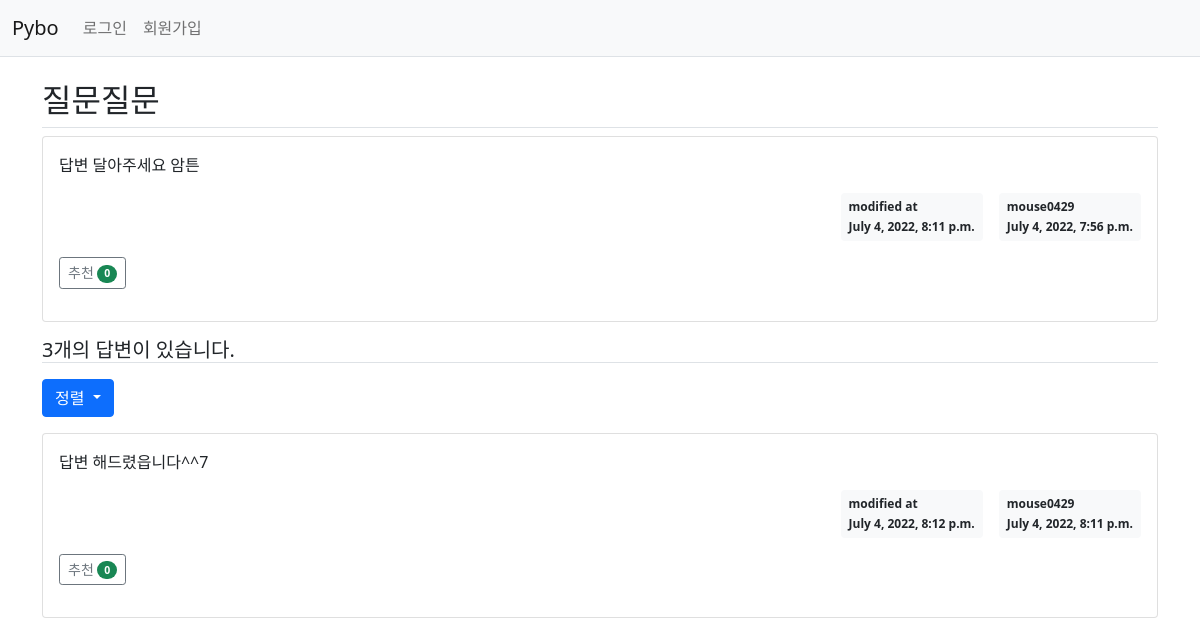
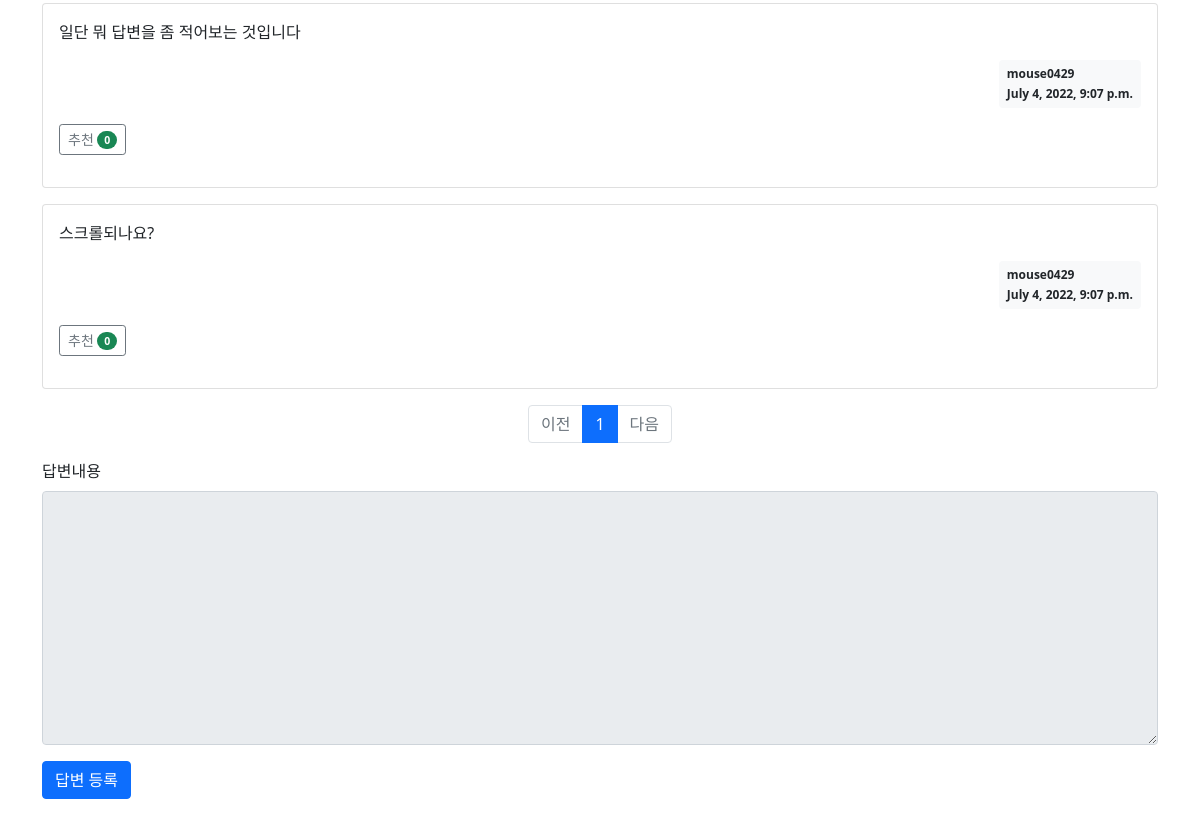
The page /pybo/307/ on the database as committed earlier (2 pictures, top to bottom).
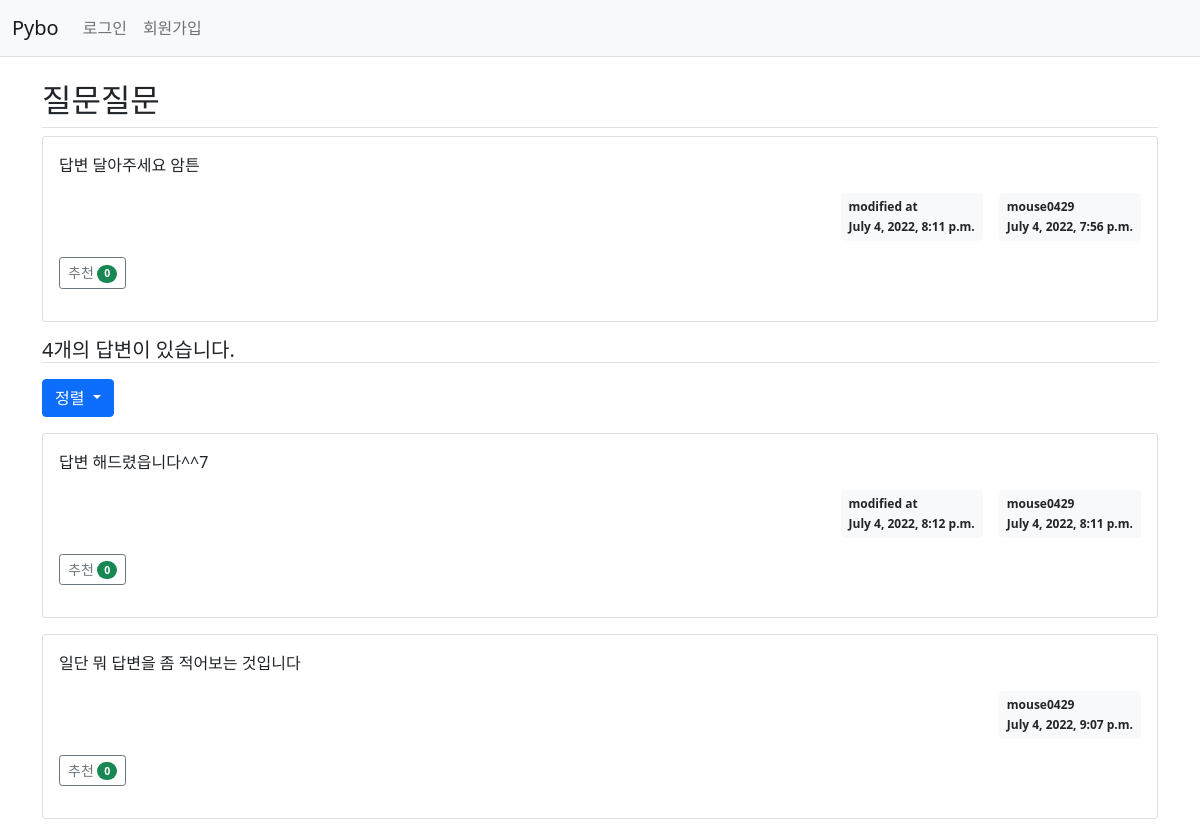
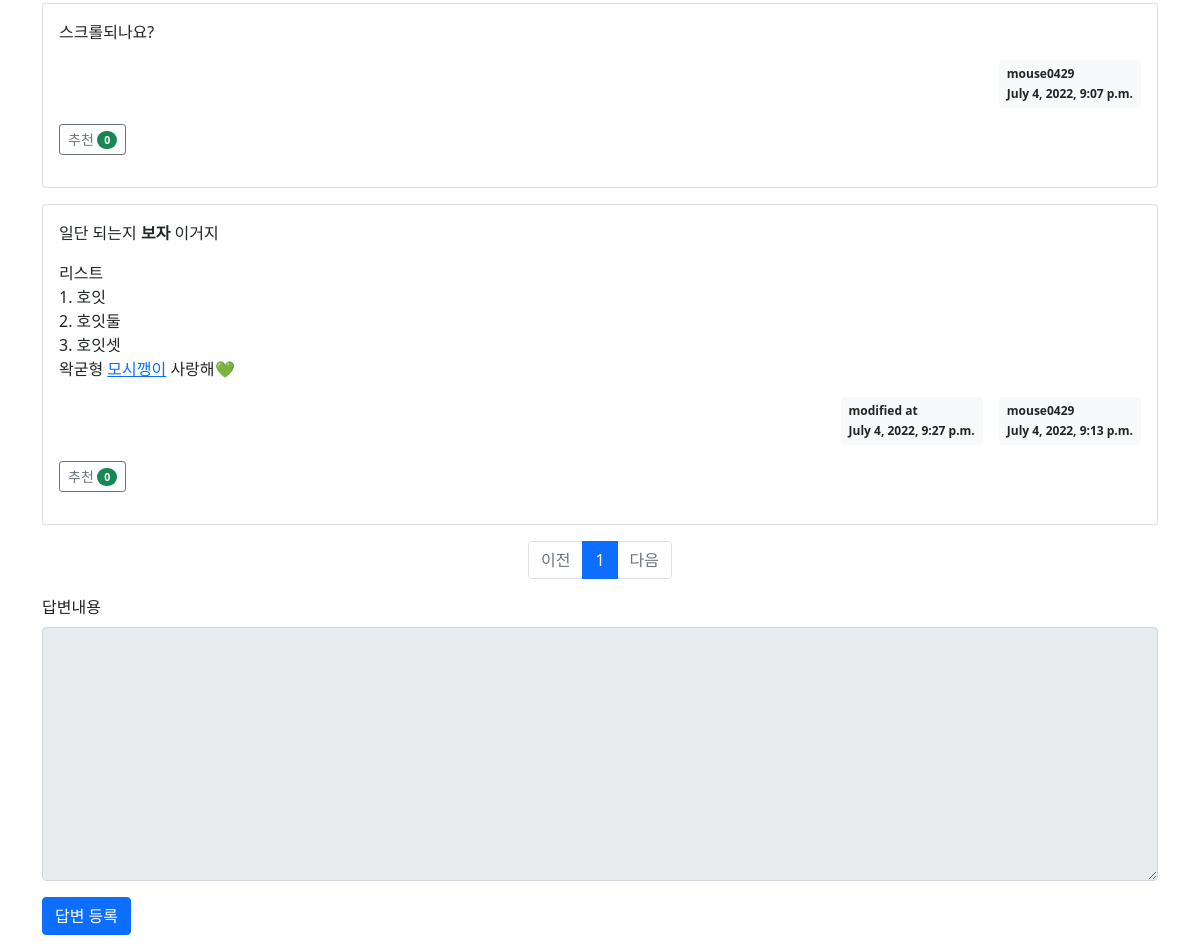
The same page on the database as committed later (2 pictures, top to bottom).
### pybo/models.py (models this page shows, shortened)
class Question(models.Model):
  author = models.ForeignKey(User, on_delete=models.CASCADE, related_name='author_question')
  subject = models.CharField(max_length=200)
  content = models.TextField()
  create_date = models.DateTimeField()
  modify_date = models.DateTimeField(null=True, blank=True)
  voter = models.ManyToManyField(User, related_name='voter_question')

class Answer(models.Model):
  author = models.ForeignKey(User, on_delete=models.CASCADE, related_name='author_answer')
  question = models.ForeignKey(Question, on_delete=models.CASCADE)
  content = models.TextField()
  create_date = models.DateTimeField()
  modify_date = models.DateTimeField(null=True, blank=True)
  voter = models.ManyToManyField(User, related_name='voter_answer')

### pybo/views/base_views.py (the view)
# urls.py: path('<int:question_id>/', base_views.detail, name='detail'),
def detail(request, question_id):
  question = get_object_or_404(Question, pk=question_id)
  page = request.GET.get('page', '1')
  order = request.GET.get('order', 'recommended')
  answer_list = Answer.objects.filter(question_id=question.id).annotate(voter_count=Count('voter')).order_by('-voter_count')
  if order == 'latest':
    answer_list = Answer.objects.filter(question_id=question.id).order_by('-create_date')
  elif order == 'create':
    answer_list = Answer.objects.filter(question_id=question.id).order_by('create_date')
  paginator = Paginator(answer_list, 10)
  max_index = len(paginator.page_range)
  page_obj = paginator.get_page(page)
  context = {'question': question, 'answer_list': page_obj, 'max_index': max_index, 'page': page, 'order': order}
  return render(request, 'pybo/question_detail.html', context)

### pybo/templatetags/pybo_filter.py (called while the page is built)
@register.filter()
def mark(value):
  extensions = ["nl2br", "fenced_code"]
  return mark_safe(markdown.markdown(value, extensions=extensions))

### templates/pybo/question_detail.html (shortened to what this page needs)
{% extends 'base.html' %}
{% load pybo_filter %}
{% block content %}
<div class="container my-3">
  <h2 class="border-bottom py-2">{{ question.subject }}</h2>
  <div class="card" my-3>
    <div class="card-body">
      <div class="card-text">{{ question.content|mark }}</div>
      <div class="d-flex justify-content-end">
        {% if question.modify_date %}
        <div class="badge bg-light text-dark p-2 text-start mx-3">
          <div class="mb-2">modified at</div>
          <div>{{ question.modify_date }}</div>
        </div>
        {% endif %}
        <div class="badge bg-light text-dark p-2 text-start">
          <div class="mb-2">{{ question.author.username }}</div>
          <div>{{ question.create_date }}</div>
        </div>
      </div>
      <div class="my-3">
        <a href="javascript:void(0)" data-uri="{% url 'pybo:question_vote' question.id %}"
          class="recommend btn btn-sm btn-outline-secondary">추천
          <span class="badge rounded-pill bg-success">{{ question.voter.count }}</span>
        </a>
      </div>
    </div>
  </div>
  <h5 class="border-bottom my-3 py2">{{ question.answer_set.count }}개의 답변이 있습니다.</h5>
  <div class="btn-group">
    <button type="button" id="dropdown" class="btn btn-primary dropdown-toggle"
      data-toggle="dropdown" aria-haspopup="true" data-bs-toggle="dropdown" aria-expanded="false">
      정렬
    </button>
  </div>
  {% for answer in answer_list %}
  <div class="card my-3">
    <div class="card-body">
      <div class="card-text">{{ answer.content|mark }}</div>
      <div class="d-flex justify-content-end">
        {% if answer.modify_date %}
        <div class="badge bg-light text-dark p-2 text-start mx-3">
          <div class="mb-2">modified at</div>
          <div>{{ answer.modify_date }}</div>
        </div>
        {% endif %}
        <div class="badge bg-light text-dark p-2 text-start">
          <div class="mb-2">{{ answer.author.username }}</div>
          <div>{{ answer.create_date }}</div>
        </div>
      </div>
      <div class="my-3">
        <a href="javascript:void(0)" data-uri="{% url 'pybo:answer_vote' answer.id %}"
          class="recommend btn btn-sm btn btn-outline-secondary">추천
          <span class="badge rounded-pill bg-success">{{ answer.voter.count }}</span>
        </a>
    </div>
    </div>
  </div>
  {% endfor %}
  <form action="{% url 'pybo:answer_create' question.id %}" method="post" class="my-3">
    {% include "../common/paging.html" with list=answer_list %}
    <div class="mb-3">
      <label for="content" class="form-label">답변내용</label>
      <textarea {% if not user.is_authenticated %}disabled{% endif %} name="content" id="content" class=form-control rows="10"></textarea>
    </div>
    <input type="submit" value="답변 등록" class="btn btn-primary">
  </form>
</div>
{% endblock %}

Rows that differ between the two databases and show on the page:
computed for Question "질문질문": answer_set.count "3" → "4"
added Answer: content|mark "일단 되는지 보자 이거지 리스트 1. 호잇 2. 호잇둘 3. 호잇셋 왁굳형 모시깽이 사랑해💚", modify_date "July 4, 2022, 9:27 p.m.", author.username "mouse0429", create_date "July 4, 2022, 9:13 p.m.", voter.count "0"
